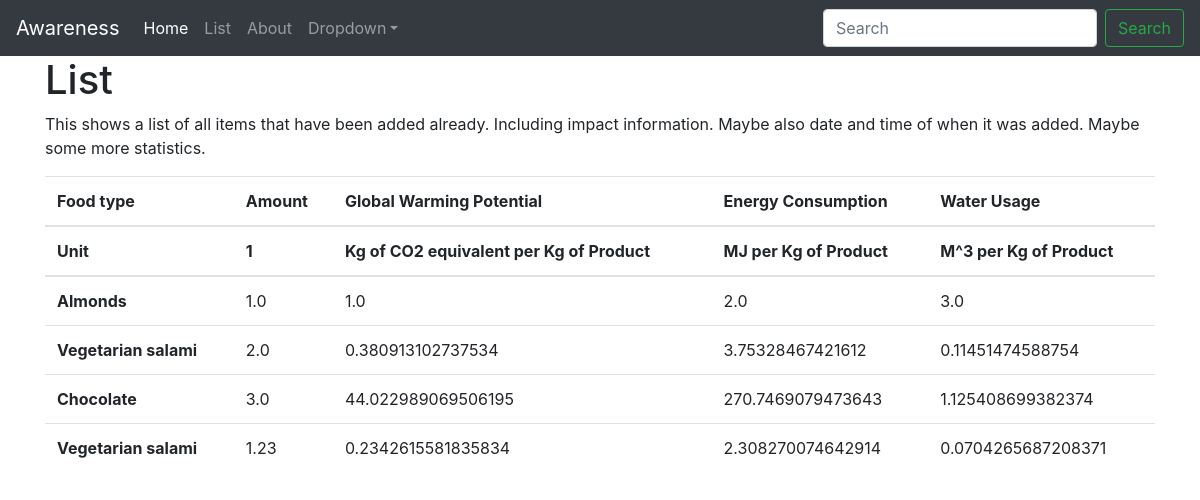
The page /view_list on the database as committed earlier.
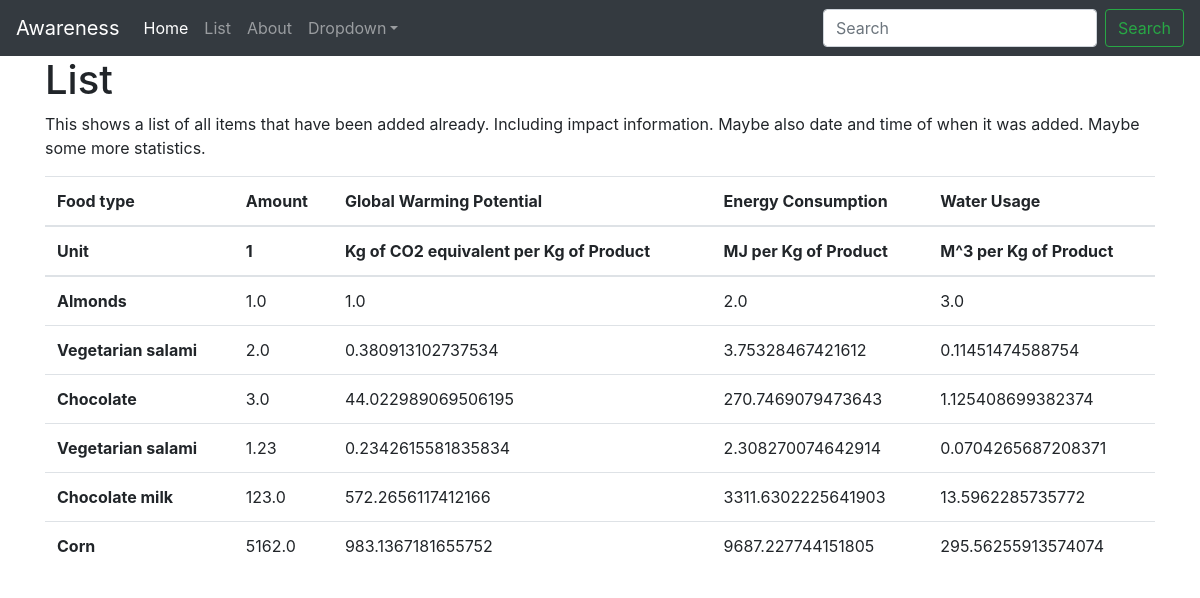
The same page on the database as committed later.
### main.py (models this page shows, shortened)
class ReferenceValuesUnits(db.Model):
  id = db.Column('entry_id', db.Integer, primary_key = True)
  globalWarmingPotential = db.Column(db.Float)
  energyConsumption = db.Column(db.Float)
  waterUsage = db.Column(db.Float)

class Purchases(db.Model):
  id = db.Column('entry_id', db.Integer, primary_key = True)
  category = db.Column(db.String(100))
  amount = db.Column(db.Float)
  globalWarmingPotential = db.Column(db.Float)
  energyConsumption = db.Column(db.Float)
  waterUsage = db.Column(db.Float)
  dateAdded = db.Column(db.DateTime, nullable = False, default = datetime.datetime.utcnow)

### main.py (the view)
@app.route('/view_list')
def view_list():
  print "Querying"
  purch = Purchases.query.all()
  ref_val_unit = ReferenceValuesUnits.query.first()
  units = [ref_val_unit.globalWarmingPotential, ref_val_unit.energyConsumption, ref_val_unit.waterUsage]
  return render_template('view_list.html', purchases = purch, ref_units = units)

### templates/view_list.html
{% extends 'layout.html' %}
{% block body %}
<h1>List</h1>
<p>This shows a list of all items that have been added already. Including impact information. Maybe also date and time of when it was added. Maybe some more statistics.</p>
<table class="table">
	<thead>
		<tr>
			<th scope="col">Food type</th>
			<th scope="col">Amount</th>
			<th scope="col">Global Warming Potential</th>
			<th scope="col">Energy Consumption</th>
			<th scope="col">Water Usage</th>
		</tr>
		<tr>
			<th scope="col">Unit</th>
			<th scope="col">1</th>
			{% for ref_unit in ref_units %}
			<th scope="col">{{ref_unit}}</th>
			{% endfor %}
		</tr>
	</thead>
	<tbody>
		{% for purchase in purchases %}
		<tr>
			<th scope="row">{{ purchase.category }}</th>
			<td>{{ purchase.amount }}</td>
			<td>{{ purchase.globalWarmingPotential }}</td>
			<td>{{ purchase.energyConsumption }}</td>
			<td>{{ purchase.waterUsage }}</td>
		</tr>
		{% endfor %}
	</tbody>
</table>
{% endblock %}

### templates/layout.html (shortened to what this page needs)
<!DOCTYPE html>
<html>
<head>
	<link rel="stylesheet" href="https://getbootstrap.com/docs/4.1/dist/css/bootstrap.min.css">
</head>
<body>
	{% include 'includes/_navbar.html' %}
	<div class="container">
		{% block body %}{% endblock %}
	</div>
</body>
</html>

### templates/includes/_navbar.html (shortened to what this page needs)
    <nav class="navbar navbar-expand-md navbar-dark bg-dark">
      <a class="navbar-brand" href="#">Awareness</a>
      <div class="collapse navbar-collapse" id="navbarsExampleDefault">
        <ul class="navbar-nav mr-auto">
          <li class="nav-item active">
            <a class="nav-link" href="/">Home<span class="sr-only">(current)</span></a>
          </li>
          <li class="nav-item">
            <a class="nav-link" href="/view_list">List</a>
          </li>
          <li class="nav-item">
            <a class="nav-link" href="/about">About</a>
          </li>
          <li class="nav-item dropdown">
            <a class="nav-link dropdown-toggle" href="https://example.com" id="dropdown01" data-toggle="dropdown" aria-haspopup="true" aria-expanded="false">Dropdown</a>
          </li>
        </ul>
        <form class="form-inline my-2 my-lg-0">
          <input class="form-control mr-sm-2" type="text" placeholder="Search" aria-label="Search">
          <button class="btn btn-outline-success my-2 my-sm-0" type="submit">Search</button>
        </form>
      </div>
    </nav>

Rows that differ between the two databases and show on the page:
added Purchases: category "Chocolate milk", amount "123.0", globalWarmingPotential "572.2656117412166", energyConsumption "3311.6302225641903", waterUsage "13.5962285735772"
added Purchases: category "Corn", amount "5162.0", globalWarmingPotential "983.1367181655752", energyConsumption "9687.227744151805", waterUsage "295.56255913574074"
